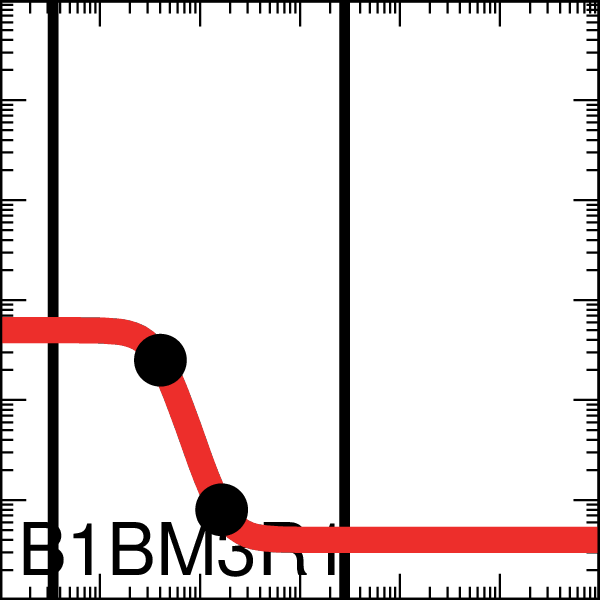

Source code (gnuplot):

set output "demo_FixedGatesDigital0x00_001_A000_xfer_model_B1_BM3R1.eps"
set terminal postscript eps enhanced color "Helvetica, 35" size 2,2
set logscale x
set logscale y
set lmargin screen 0.0
set rmargin screen 1.0
set tmargin screen 1.0
set bmargin screen 0.0
set size ratio 1.0
set border linewidth 2
set tics scale 2
set mxtics 10
set mytics 10
set key bottom left
set key samplen -1
set xrange [0.001:1000.0]
set yrange [0.001:1000.0]
set format y "10^{%L}"    
set format x "10^{%L}"    
set format x ""    
set xlabel '10101010'
set arrow from 0.0034,0.001 to 0.0034,1000.0 nohead lw 10 lt 2 lc rgb '#000000'
set arrow from 2.8,0.001 to 2.8,1000.0 nohead lw 10 lt 2 lc rgb '#000000'
ymin = 0.004
ymax = 0.5
K = 0.04
n = 3.4
set dummy x

plot ymin+(ymax-ymin)/(1.0+(x/K)**n) lw 25 lc rgb '#EE2F2B' title 'B1BM3R1',\
 "<echo '1 2'" using (0.040190208):(0.25000000257630556)  with points pt 7 ps 4 lc rgb 'black' notitle,\
 "<echo '1 2'" using (0.164716826):(0.00800000000618021)  with points pt 7 ps 4 lc rgb 'black' notitle
